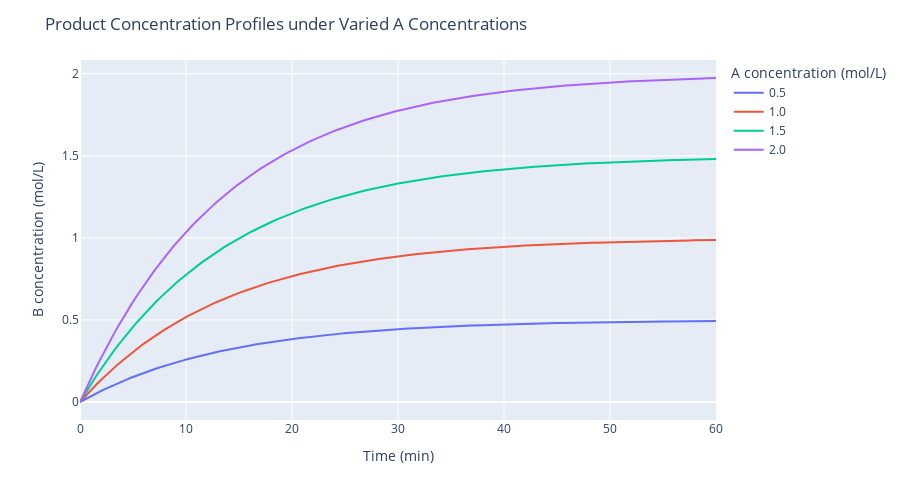

Notebook source saved alongside this figure:
### Code cell
# B concentration profiles under vared A concentrations
# Set A concentration to a list of values: [0.5, 1.0, 1.5, 2.0]
operation_params = [
    ({"param": "Concentration", "stream": "Batch_Feed", "species": "A"}, [0.5, 1.0, 1.5, 2.0]), # mol/L
    ({"param": "Temperature"}, 50.0), # oC
    ({"param": "Batch_Time"}, 60.0), # min
]
toy_case.plot_product_profile_with_A_concs(operation_params)

### Figure 1 — Plotly figure (JSON) as saved in the notebook; plotly's stock layout.template omitted (floating-point values rounded to 4 significant figures; data arrays with more than 128 entries replaced by an {"elided": "..."} marker saying what was removed)
{"data": [{"hovertemplate": "A concentration (mol/L)=0.5<br>Time (min)=%{x}<br>B concentration (mol/L)=%{y}<extra></extra>", "legendgroup": "0.5", "line": {"color": "#636efa", "dash": "solid"}, "marker": {"symbol": "circle"}, "mode": "lines", "name": "0.5", "orientation": "v", "showlegend": true, "type": "scatter", "x": {"elided": "201 float values"}, "xaxis": "x", "y": {"elided": "201 float values"}, "yaxis": "y"}, {"hovertemplate": "A concentration (mol/L)=1.0<br>Time (min)=%{x}<br>B concentration (mol/L)=%{y}<extra></extra>", "legendgroup": "1.0", "line": {"color": "#EF553B", "dash": "solid"}, "marker": {"symbol": "circle"}, "mode": "lines", "name": "1.0", "orientation": "v", "showlegend": true, "type": "scatter", "x": {"elided": "201 float values"}, "xaxis": "x", "y": {"elided": "201 float values"}, "yaxis": "y"}, {"hovertemplate": "A concentration (mol/L)=1.5<br>Time (min)=%{x}<br>B concentration (mol/L)=%{y}<extra></extra>", "legendgroup": "1.5", "line": {"color": "#00cc96", "dash": "solid"}, "marker": {"symbol": "circle"}, "mode": "lines", "name": "1.5", "orientation": "v", "showlegend": true, "type": "scatter", "x": {"elided": "201 float values"}, "xaxis": "x", "y": {"elided": "201 float values"}, "yaxis": "y"}, {"hovertemplate": "A concentration (mol/L)=2.0<br>Time (min)=%{x}<br>B concentration (mol/L)=%{y}<extra></extra>", "legendgroup": "2.0", "line": {"color": "#ab63fa", "dash": "solid"}, "marker": {"symbol": "circle"}, "mode": "lines", "name": "2.0", "orientation": "v", "showlegend": true, "type": "scatter", "x": {"elided": "201 float values"}, "xaxis": "x", "y": {"elided": "201 float values"}, "yaxis": "y"}], "layout": {"height": 500, "legend": {"title": {"text": "A concentration (mol/L)"}, "tracegroupgap": 0}, "margin": {"t": 60}, "title": {"text": "Product Concentration Profiles under Varied A Concentrations"}, "width": 900, "xaxis": {"anchor": "y", "domain": [0, 1], "title": {"text": "Time (min)"}}, "yaxis": {"anchor": "x", "domain": [0, 1], "title": {"text": "B concentration (mol/L)"}}}}
